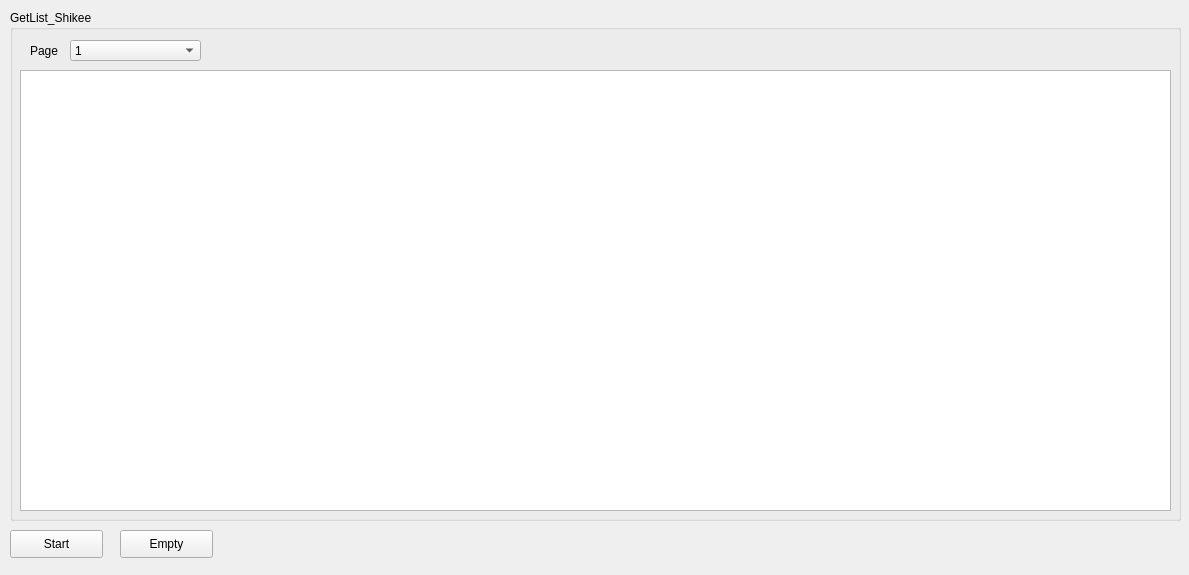
<?xml version="1.0" encoding="UTF-8"?>
<ui version="4.0">
 <class>Form</class>
 <widget class="QWidget" name="Form">
  <property name="geometry">
   <rect>
    <x>0</x>
    <y>0</y>
    <width>1189</width>
    <height>575</height>
   </rect>
  </property>
  <property name="windowTitle">
   <string>Form</string>
  </property>
  <widget class="QGroupBox" name="groupBox">
   <property name="geometry">
    <rect>
     <x>10</x>
     <y>10</y>
     <width>1171</width>
     <height>511</height>
    </rect>
   </property>
   <property name="title">
    <string>GetList_Shikee</string>
   </property>
   <widget class="QComboBox" name="weatherComboBox">
    <property name="geometry">
     <rect>
      <x>60</x>
      <y>30</y>
      <width>131</width>
      <height>21</height>
     </rect>
    </property>
    <item>
     <property name="text">
      <string>1</string>
     </property>
    </item>
    <item>
     <property name="text">
      <string>2</string>
     </property>
    </item>
    <item>
     <property name="text">
      <string>3</string>
     </property>
    </item>
    <item>
     <property name="text">
      <string>4</string>
     </property>
    </item>
    <item>
     <property name="text">
      <string>5</string>
     </property>
    </item>
    <item>
     <property name="text">
      <string>6</string>
     </property>
    </item>
    <item>
     <property name="text">
      <string>7</string>
     </property>
    </item>
    <item>
     <property name="text">
      <string>8</string>
     </property>
    </item>
    <item>
     <property name="text">
      <string>9</string>
     </property>
    </item>
    <item>
     <property name="text">
      <string>10</string>
     </property>
    </item>
    <item>
     <property name="text">
      <string>11</string>
     </property>
    </item>
    <item>
     <property name="text">
      <string>12</string>
     </property>
    </item>
    <item>
     <property name="text">
      <string>13</string>
     </property>
    </item>
    <item>
     <property name="text">
      <string>14</string>
     </property>
    </item>
    <item>
     <property name="text">
      <string>15</string>
     </property>
    </item>
    <item>
     <property name="text">
      <string>16</string>
     </property>
    </item>
    <item>
     <property name="text">
      <string>17</string>
     </property>
    </item>
    <item>
     <property name="text">
      <string>18</string>
     </property>
    </item>
    <item>
     <property name="text">
      <string>19</string>
     </property>
    </item>
    <item>
     <property name="text">
      <string>20</string>
     </property>
    </item>
    <item>
     <property name="text">
      <string>21</string>
     </property>
    </item>
    <item>
     <property name="text">
      <string>22</string>
     </property>
    </item>
    <item>
     <property name="text">
      <string>23</string>
     </property>
    </item>
    <item>
     <property name="text">
      <string>24</string>
     </property>
    </item>
    <item>
     <property name="text">
      <string>25</string>
     </property>
    </item>
    <item>
     <property name="text">
      <string>26</string>
     </property>
    </item>
    <item>
     <property name="text">
      <string>27</string>
     </property>
    </item>
    <item>
     <property name="text">
      <string>28</string>
     </property>
    </item>
    <item>
     <property name="text">
      <string>29</string>
     </property>
    </item>
    <item>
     <property name="text">
      <string>30</string>
     </property>
    </item>
    <item>
     <property name="text">
      <string>31</string>
     </property>
    </item>
    <item>
     <property name="text">
      <string>32</string>
     </property>
    </item>
    <item>
     <property name="text">
      <string>33</string>
     </property>
    </item>
    <item>
     <property name="text">
      <string>34</string>
     </property>
    </item>
    <item>
     <property name="text">
      <string>35</string>
     </property>
    </item>
    <item>
     <property name="text">
      <string>36</string>
     </property>
    </item>
    <item>
     <property name="text">
      <string>37</string>
     </property>
    </item>
    <item>
     <property name="text">
      <string>38</string>
     </property>
    </item>
    <item>
     <property name="text">
      <string>39</string>
     </property>
    </item>
    <item>
     <property name="text">
      <string>40</string>
     </property>
    </item>
   </widget>
   <widget class="QLabel" name="label">
    <property name="geometry">
     <rect>
      <x>20</x>
      <y>30</y>
      <width>72</width>
      <height>21</height>
     </rect>
    </property>
    <property name="text">
     <string>Page</string>
    </property>
   </widget>
   <widget class="QTableWidget" name="tableWidget">
    <property name="geometry">
     <rect>
      <x>10</x>
      <y>60</y>
      <width>1151</width>
      <height>441</height>
     </rect>
    </property>
   </widget>
  </widget>
  <widget class="QPushButton" name="queryBtn">
   <property name="geometry">
    <rect>
     <x>10</x>
     <y>530</y>
     <width>93</width>
     <height>28</height>
    </rect>
   </property>
   <property name="text">
    <string>Start</string>
   </property>
  </widget>
  <widget class="QPushButton" name="clearBtn">
   <property name="geometry">
    <rect>
     <x>120</x>
     <y>530</y>
     <width>93</width>
     <height>28</height>
    </rect>
   </property>
   <property name="text">
    <string>Empty</string>
   </property>
  </widget>
 </widget>
 <resources/>
 <connections>
  <connection>
   <sender>clearBtn</sender>
   <signal>clicked()</signal>
   <receiver>Form</receiver>
   <slot>clearResult()</slot>
   <hints>
    <hint type="sourcelabel">
     <x>270</x>
     <y>314</y>
    </hint>
    <hint type="destinationlabel">
     <x>363</x>
     <y>288</y>
    </hint>
   </hints>
  </connection>
  <connection>
   <sender>queryBtn</sender>
   <signal>clicked()</signal>
   <receiver>Form</receiver>
   <slot>queryWeather()</slot>
   <hints>
    <hint type="sourcelabel">
     <x>161</x>
     <y>313</y>
    </hint>
    <hint type="destinationlabel">
     <x>64</x>
     <y>286</y>
    </hint>
   </hints>
  </connection>
 </connections>
 <slots>
  <slot>clearResult()</slot>
  <slot>queryWeather()</slot>
 </slots>
</ui>
